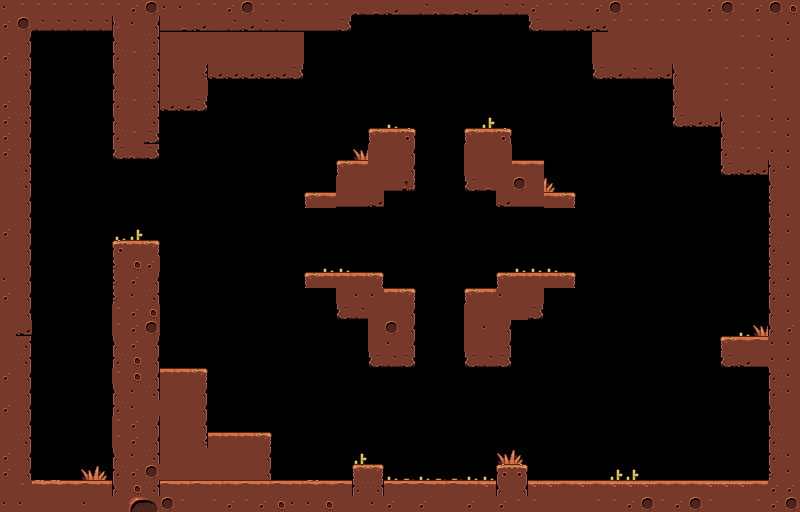

This game map was drawn from its Tiled (.tmx) file and the tilesets committed beside it. A one-line description and the full map source follow:
An orthogonal 50x32 tile map with 16x16 px tiles, 1 tile layer (Tile Layer 1), 2 tilesets and 8 objects (3x droid, 2x bird, enemy).

<map version="1.0" orientation="orthogonal" renderorder="right-down" width="50" height="32" tilewidth="16" tileheight="16" nextobjectid="27">
 <tileset firstgid="1" name="tiles-1" tilewidth="16" tileheight="16" tilecount="68" columns="17">
  <image source="../images/tiles-1.png" width="272" height="64" />
 </tileset>
 <tileset firstgid="69" name="potion" tilewidth="16" tileheight="16" tilecount="1" columns="1">
  <image source="../images/potion.png" width="16" height="16" />
 </tileset>
 <layer name="Tile Layer 1" width="50" height="32">
  <data encoding="csv">
20,36,36,36,36,36,36,36,37,38,20,20,36,36,37,38,36,36,36,36,36,19,53,54,55,56,57,53,54,55,56,57,57,37,36,36,36,37,38,36,36,19,36,36,37,38,36,37,38,21,
37,38,57,57,57,57,57,42,20,26,56,54,55,56,57,55,57,57,56,56,56,60,0,0,0,0,0,0,0,0,0,0,0,52,56,57,55,55,36,36,36,36,36,36,36,36,36,36,19,20,
19,26,0,0,0,0,0,18,19,43,19,19,19,19,19,19,19,19,19,0,0,0,0,0,0,0,0,0,0,0,0,0,0,0,0,0,0,19,19,19,19,19,19,19,19,19,36,36,20,20,
37,26,0,0,0,0,0,35,36,43,19,19,19,19,19,19,19,19,19,0,0,0,0,0,0,0,0,0,0,0,0,0,0,0,0,0,0,19,19,19,19,19,19,19,19,19,19,19,20,19,
19,43,0,0,0,0,0,18,19,43,19,19,24,55,55,55,55,55,60,0,0,0,0,0,0,0,0,0,0,0,0,0,0,0,0,0,0,52,55,57,57,55,18,19,19,36,36,36,20,19,
19,26,0,0,0,0,0,18,19,43,19,19,19,0,0,0,0,0,0,0,0,0,0,0,0,0,0,0,0,0,0,0,0,0,0,0,0,0,0,0,0,0,18,19,19,36,36,19,20,19,
37,26,0,0,0,0,0,35,36,43,55,55,60,0,0,0,0,0,0,0,0,0,0,0,0,0,0,0,0,0,0,0,0,0,0,0,0,0,0,0,0,0,18,19,19,36,19,19,36,19,
37,43,0,0,0,0,0,18,19,43,0,0,0,0,0,0,0,0,0,0,0,0,0,0,14,0,0,0,0,0,13,0,0,0,0,0,0,0,0,0,0,0,52,55,55,18,36,36,20,20,
37,26,0,0,0,0,0,35,36,60,0,0,0,0,0,0,0,0,0,0,0,0,0,1,5,7,0,0,0,1,5,7,0,0,0,0,0,0,0,0,0,0,0,0,0,18,36,36,36,20,
37,26,0,0,0,0,0,52,53,60,0,0,0,0,0,0,0,0,0,0,0,0,47,19,19,26,0,0,0,19,19,19,0,0,0,0,0,0,0,0,0,0,0,0,0,35,36,36,20,20,
19,43,0,0,0,0,0,0,0,0,0,0,0,0,0,0,0,0,0,0,0,1,3,19,19,26,0,0,0,19,19,19,3,3,0,0,0,0,0,0,0,0,0,0,0,52,55,55,35,20,
19,43,0,0,0,0,0,0,0,0,0,0,0,0,0,0,0,0,0,0,0,19,19,19,56,58,0,0,0,52,54,19,38,19,48,0,0,0,0,0,0,0,0,0,0,0,0,0,18,19,
19,26,0,0,0,0,0,0,0,0,0,0,0,0,0,0,0,0,0,1,3,56,56,55,0,0,0,0,0,0,0,55,56,56,3,9,0,0,0,0,0,0,0,0,0,0,0,0,25,19,
19,26,0,0,0,0,0,0,0,0,0,0,0,0,0,0,0,0,0,0,0,0,0,0,0,0,0,0,0,0,0,0,0,0,0,0,0,0,0,0,0,0,0,0,0,0,0,0,18,20,
37,26,0,0,0,0,0,14,13,0,0,0,0,0,0,0,0,0,0,0,0,0,0,0,0,0,0,0,0,0,0,0,0,0,0,0,0,0,0,0,0,0,0,0,0,0,0,0,25,20,
19,26,0,0,0,0,0,8,5,9,0,0,0,0,0,0,0,0,0,0,0,0,0,0,0,0,0,0,0,0,0,0,0,0,0,0,0,0,0,0,0,0,0,0,0,0,0,0,35,19,
19,26,0,0,0,0,0,25,21,37,0,0,0,0,0,0,0,0,0,0,14,14,0,0,0,0,0,0,0,0,0,0,14,14,14,0,0,0,0,0,0,0,0,0,0,0,0,0,25,20,
20,26,0,0,0,0,0,25,37,26,0,0,0,0,0,0,0,0,0,1,5,5,5,9,0,0,0,0,0,0,0,1,5,5,5,9,0,0,0,0,0,0,0,0,0,0,0,0,35,20,
37,26,0,0,0,0,0,25,20,43,0,0,0,0,0,0,0,0,0,0,0,19,20,20,5,9,0,0,0,1,5,20,19,19,0,0,0,0,0,0,0,0,0,0,0,0,0,0,35,20,
19,26,0,0,0,0,0,36,37,21,0,0,0,0,0,0,0,0,0,0,0,52,57,19,19,26,0,0,0,19,19,19,19,60,0,0,0,0,0,0,0,0,0,0,0,0,0,0,18,20,
19,55,0,0,0,0,0,36,37,38,0,0,0,0,0,0,0,0,0,0,0,0,0,19,38,26,0,0,0,19,20,26,0,0,0,0,0,0,0,0,0,0,0,0,0,0,14,47,18,37,
19,43,0,0,0,0,0,18,37,26,0,0,0,0,0,0,0,0,0,0,0,0,0,19,20,26,0,0,0,19,19,26,0,0,0,0,0,0,0,0,0,0,0,0,0,1,3,4,20,20,
19,43,0,0,0,0,0,35,21,26,0,0,0,0,0,0,0,0,0,0,0,0,0,52,57,60,0,0,0,52,57,60,0,0,0,0,0,0,0,0,0,0,0,0,0,52,55,56,20,20,
37,26,0,0,0,0,0,36,21,26,5,5,9,0,0,0,0,0,0,0,0,0,0,0,0,0,0,0,0,0,0,0,0,0,0,0,0,0,0,0,0,0,0,0,0,0,0,0,35,20,
19,26,0,0,0,0,0,18,20,43,19,19,26,0,0,0,0,0,0,0,0,0,0,0,0,0,0,0,0,0,0,0,0,0,0,0,0,0,0,0,0,0,0,0,0,0,0,0,35,20,
37,26,0,0,0,0,0,35,20,19,19,19,26,0,0,0,0,0,0,0,0,0,0,0,0,0,0,0,0,0,0,0,0,0,0,0,0,0,0,0,0,0,0,0,0,0,0,0,18,19,
19,26,0,0,0,0,0,36,37,26,19,19,26,0,0,0,0,0,0,0,0,0,0,0,0,0,0,0,0,0,0,0,0,0,0,0,0,0,0,0,0,0,0,0,0,0,0,0,18,19,
19,43,0,0,0,0,0,36,37,26,19,19,24,5,5,5,9,0,0,0,0,0,0,0,0,0,0,0,0,0,0,0,0,0,0,0,0,0,0,0,0,0,0,0,0,0,0,0,35,19,
37,26,0,0,0,0,0,18,20,43,19,19,19,19,19,19,26,0,0,0,0,0,13,0,0,0,0,0,0,0,0,47,48,0,0,0,0,0,0,0,0,0,0,0,0,0,0,0,35,20,
37,26,0,0,0,47,48,35,37,38,19,19,19,19,19,19,26,0,0,0,0,0,1,9,14,15,14,15,15,14,14,8,7,0,0,0,0,0,13,13,0,0,0,0,0,0,0,0,25,20,
19,36,67,67,3,4,5,18,21,43,4,5,4,5,3,4,5,4,5,32,3,4,35,43,4,4,4,5,4,5,6,18,26,6,6,3,6,3,6,6,6,3,3,3,6,6,6,3,37,37,
20,20,19,19,19,20,19,19,22,23,38,36,19,36,37,36,37,21,20,20,21,19,19,20,37,19,37,19,19,37,19,37,36,36,19,19,19,36,36,37,38,36,37,38,36,19,19,36,37,38
</data>
 </layer>
 <objectgroup name="potionLayer">
  <object id="12" gid="69" x="465" y="289" width="16" height="16">
   <properties>
    <property name="h" type="int" value="16" />
    <property name="w" type="int" value="16" />
   </properties>
  </object>
  <object id="20" gid="69" x="720" y="335" width="16" height="16">
   <properties>
    <property name="h" type="int" value="16" />
    <property name="w" type="int" value="16" />
   </properties>
  </object>
 </objectgroup>
 <objectgroup name="enemyLayer" offsetx="-2" offsety="-1">
  <object id="21" type="bird" x="625" y="210" width="12" height="14">
   <properties>
    <property name="colEnv" type="bool" value="true" />
    <property name="damage" type="int" value="1" />
    <property name="gravity" type="bool" value="false" />
    <property name="h" type="int" value="31" />
    <property name="health" type="int" value="1" />
    <property name="speed" type="int" value="200" />
    <property name="w" type="int" value="40" />
   </properties>
  </object>
  <object id="22" type="bird" x="432" y="396" width="12" height="14">
   <properties>
    <property name="colEnv" type="bool" value="true" />
    <property name="damage" type="int" value="1" />
    <property name="gravity" type="bool" value="false" />
    <property name="h" type="int" value="31" />
    <property name="health" type="int" value="1" />
    <property name="speed" type="int" value="200" />
    <property name="w" type="int" value="40" />
   </properties>
  </object>
  <object id="23" type="enemy" x="399" y="29" width="12" height="14">
   <properties>
    <property name="colEnv" type="bool" value="true" />
    <property name="damage" type="int" value="2" />
    <property name="gravity" type="bool" value="true" />
    <property name="h" type="int" value="64" />
    <property name="health" type="int" value="2" />
    <property name="speed" type="int" value="25" />
    <property name="w" type="int" value="32" />
   </properties>
  </object>
  <object id="24" type="droid" x="549" y="212" width="16" height="16">
   <properties>
    <property name="colEnv" type="bool" value="true" />
    <property name="damage" type="int" value="1" />
    <property name="gravity" type="bool" value="true" />
    <property name="h" type="int" value="32" />
    <property name="health" type="int" value="2" />
    <property name="speed" type="int" value="50" />
    <property name="w" type="int" value="32" />
   </properties>
  </object>
  <object id="25" type="droid" x="746" y="266" width="16" height="16">
   <properties>
    <property name="colEnv" type="bool" value="true" />
    <property name="damage" type="int" value="1" />
    <property name="gravity" type="bool" value="true" />
    <property name="h" type="int" value="32" />
    <property name="health" type="int" value="1" />
    <property name="speed" type="int" value="50" />
    <property name="w" type="int" value="32" />
   </properties>
  </object>
  <object id="26" type="droid" x="175" y="259" width="16" height="16">
   <properties>
    <property name="colEnv" type="bool" value="true" />
    <property name="damage" type="int" value="1" />
    <property name="gravity" type="bool" value="true" />
    <property name="h" type="int" value="32" />
    <property name="health" type="int" value="2" />
    <property name="speed" type="int" value="50" />
    <property name="w" type="int" value="32" />
   </properties>
  </object>
 </objectgroup>
 <objectgroup name="spikesLayer" />
</map>
